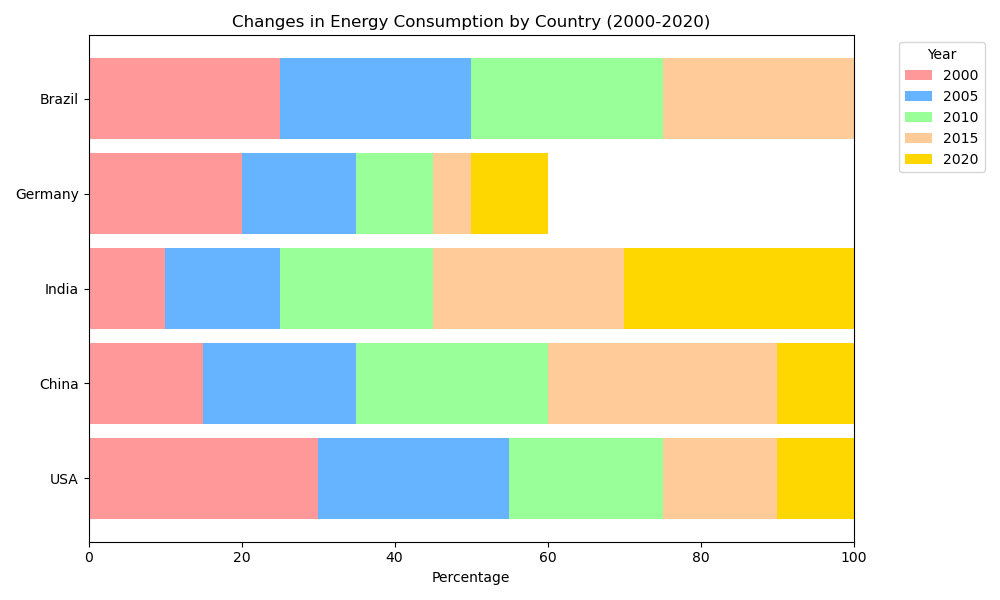

Reproduce this figure in Python.

import matplotlib.pyplot as plt
import numpy as np

data = {
    'Country': ['USA', 'China', 'India', 'Germany', 'Brazil'],
    '2000': [30, 15, 10, 20, 25],
    '2005': [25, 20, 15, 15, 25],
    '2010': [20, 25, 20, 10, 25],
    '2015': [15, 30, 25, 5, 25],
    '2020': [10, 35, 30, 10, 15]
}

categories = list(data['Country'])
values = np.array([data[year] for year in ['2000', '2005', '2010', '2015', '2020']])

fig, ax = plt.subplots(figsize=(10, 6))

bar_width = 0.85
x = np.arange(len(categories))

colors = ['#FF9999', '#66B3FF', '#99FF99', '#FFCC99', '#FFD700']

bottom_values = np.zeros(len(categories))

for i, year in enumerate(['2000', '2005', '2010', '2015', '2020']):
    ax.barh(x, values[i], bar_width, left=bottom_values, color=colors[i], label=year)
    bottom_values += values[i]

ax.set_xlabel('Percentage')
ax.set_title('Changes in Energy Consumption by Country (2000-2020)')
ax.set_yticks(x)
ax.set_yticklabels(categories)
ax.legend(title='Year', bbox_to_anchor=(1.05, 1), loc='upper left')
ax.set_xlim(0, 100)

plt.tight_layout()
plt.show()
